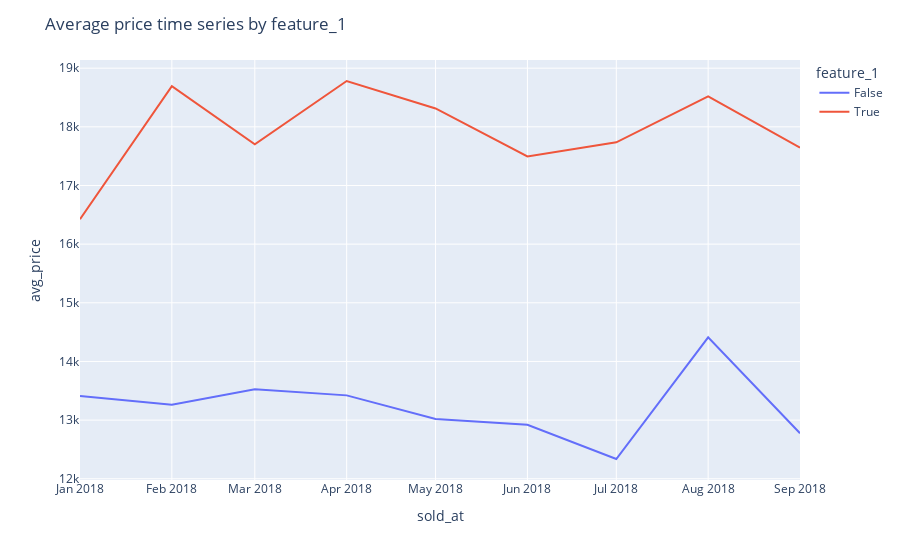
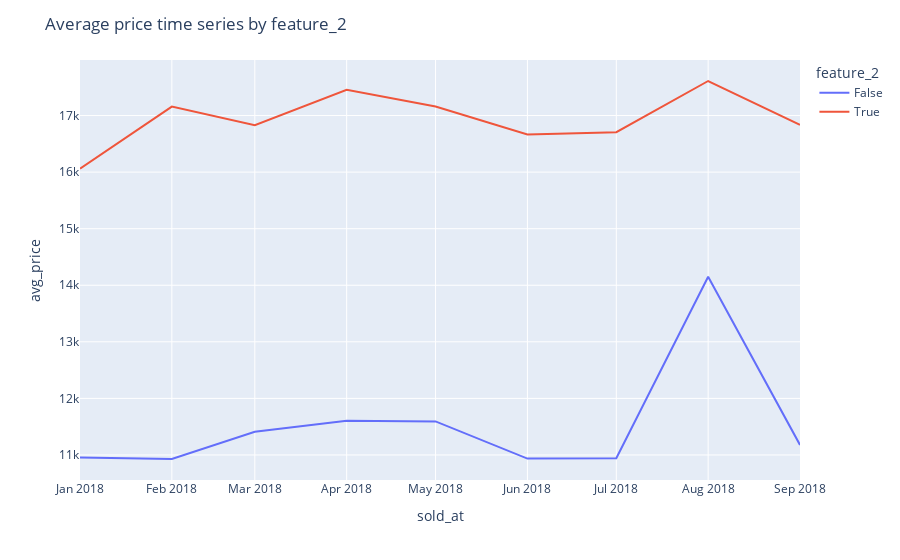
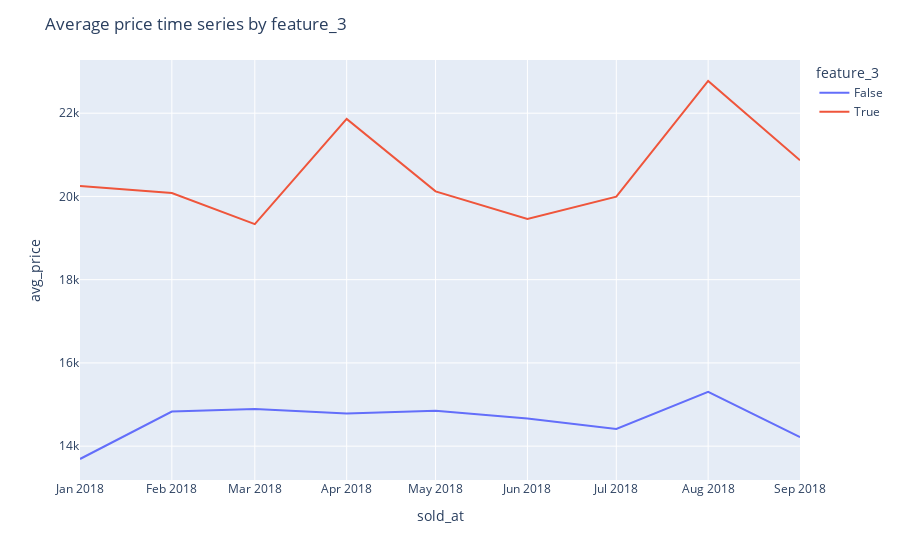
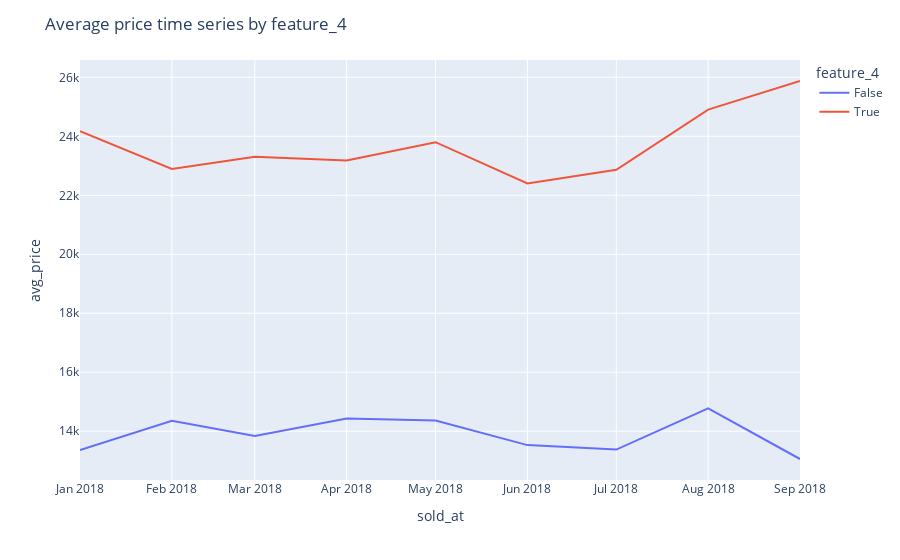

These figures' notebook cell, in order:
### Code cell
plot_avg_target_time_series_by_features(data_q2, car_features)

### Figure 1 — Plotly figure (JSON) as saved in the notebook; plotly's stock layout.template omitted (floating-point values rounded to 4 significant figures)
{"data": [{"hovertemplate": "feature_1=False<br>sold_at=%{x}<br>avg_price=%{y}<extra></extra>", "legendgroup": "False", "line": {"color": "#636efa", "dash": "solid"}, "marker": {"symbol": "circle"}, "mode": "lines", "name": "False", "orientation": "v", "showlegend": true, "type": "scatter", "x": ["2018-01-01", "2018-02-01", "2018-03-01", "2018-04-01", "2018-05-01", "2018-06-01", "2018-07-01", "2018-08-01", "2018-09-01"], "xaxis": "x", "y": [13410.0, 13260.0, 13520.0, 13420.0, 13020.0, 12920.0, 12340.0, 14410.0, 12780.0], "yaxis": "y"}, {"hovertemplate": "feature_1=True<br>sold_at=%{x}<br>avg_price=%{y}<extra></extra>", "legendgroup": "True", "line": {"color": "#EF553B", "dash": "solid"}, "marker": {"symbol": "circle"}, "mode": "lines", "name": "True", "orientation": "v", "showlegend": true, "type": "scatter", "x": ["2018-01-01", "2018-02-01", "2018-03-01", "2018-04-01", "2018-05-01", "2018-06-01", "2018-07-01", "2018-08-01", "2018-09-01"], "xaxis": "x", "y": [16430.0, 18690.0, 17700.0, 18780.0, 18310.0, 17490.0, 17740.0, 18520.0, 17640.0], "yaxis": "y"}], "layout": {"legend": {"title": {"text": "feature_1"}, "tracegroupgap": 0}, "margin": {"t": 60}, "title": {"text": "Average price time series by feature_1"}, "xaxis": {"anchor": "y", "domain": [0, 1], "title": {"text": "sold_at"}}, "yaxis": {"anchor": "x", "domain": [0, 1], "title": {"text": "avg_price"}}}}

### Figure 2 — Plotly figure (JSON) as saved in the notebook; plotly's stock layout.template omitted (floating-point values rounded to 4 significant figures)
{"data": [{"hovertemplate": "feature_2=False<br>sold_at=%{x}<br>avg_price=%{y}<extra></extra>", "legendgroup": "False", "line": {"color": "#636efa", "dash": "solid"}, "marker": {"symbol": "circle"}, "mode": "lines", "name": "False", "orientation": "v", "showlegend": true, "type": "scatter", "x": ["2018-01-01", "2018-02-01", "2018-03-01", "2018-04-01", "2018-05-01", "2018-06-01", "2018-07-01", "2018-08-01", "2018-09-01"], "xaxis": "x", "y": [10950.0, 10930.0, 11410.0, 11610.0, 11590.0, 10940.0, 10940.0, 14150.0, 11180.0], "yaxis": "y"}, {"hovertemplate": "feature_2=True<br>sold_at=%{x}<br>avg_price=%{y}<extra></extra>", "legendgroup": "True", "line": {"color": "#EF553B", "dash": "solid"}, "marker": {"symbol": "circle"}, "mode": "lines", "name": "True", "orientation": "v", "showlegend": true, "type": "scatter", "x": ["2018-01-01", "2018-02-01", "2018-03-01", "2018-04-01", "2018-05-01", "2018-06-01", "2018-07-01", "2018-08-01", "2018-09-01"], "xaxis": "x", "y": [16060.0, 17160.0, 16830.0, 17460.0, 17160.0, 16670.0, 16710.0, 17610.0, 16840.0], "yaxis": "y"}], "layout": {"legend": {"title": {"text": "feature_2"}, "tracegroupgap": 0}, "margin": {"t": 60}, "title": {"text": "Average price time series by feature_2"}, "xaxis": {"anchor": "y", "domain": [0, 1], "title": {"text": "sold_at"}}, "yaxis": {"anchor": "x", "domain": [0, 1], "title": {"text": "avg_price"}}}}

### Figure 3 — Plotly figure (JSON) as saved in the notebook; plotly's stock layout.template omitted (floating-point values rounded to 4 significant figures)
{"data": [{"hovertemplate": "feature_3=False<br>sold_at=%{x}<br>avg_price=%{y}<extra></extra>", "legendgroup": "False", "line": {"color": "#636efa", "dash": "solid"}, "marker": {"symbol": "circle"}, "mode": "lines", "name": "False", "orientation": "v", "showlegend": true, "type": "scatter", "x": ["2018-01-01", "2018-02-01", "2018-03-01", "2018-04-01", "2018-05-01", "2018-06-01", "2018-07-01", "2018-08-01", "2018-09-01"], "xaxis": "x", "y": [13690.0, 14830.0, 14890.0, 14780.0, 14850.0, 14660.0, 14410.0, 15310.0, 14210.0], "yaxis": "y"}, {"hovertemplate": "feature_3=True<br>sold_at=%{x}<br>avg_price=%{y}<extra></extra>", "legendgroup": "True", "line": {"color": "#EF553B", "dash": "solid"}, "marker": {"symbol": "circle"}, "mode": "lines", "name": "True", "orientation": "v", "showlegend": true, "type": "scatter", "x": ["2018-01-01", "2018-02-01", "2018-03-01", "2018-04-01", "2018-05-01", "2018-06-01", "2018-07-01", "2018-08-01", "2018-09-01"], "xaxis": "x", "y": [20250.0, 20080.0, 19330.0, 21860.0, 20120.0, 19460.0, 20000.0, 22770.0, 20870.0], "yaxis": "y"}], "layout": {"legend": {"title": {"text": "feature_3"}, "tracegroupgap": 0}, "margin": {"t": 60}, "title": {"text": "Average price time series by feature_3"}, "xaxis": {"anchor": "y", "domain": [0, 1], "title": {"text": "sold_at"}}, "yaxis": {"anchor": "x", "domain": [0, 1], "title": {"text": "avg_price"}}}}

### Figure 4 — Plotly figure (JSON) as saved in the notebook; plotly's stock layout.template omitted (floating-point values rounded to 4 significant figures)
{"data": [{"hovertemplate": "feature_4=False<br>sold_at=%{x}<br>avg_price=%{y}<extra></extra>", "legendgroup": "False", "line": {"color": "#636efa", "dash": "solid"}, "marker": {"symbol": "circle"}, "mode": "lines", "name": "False", "orientation": "v", "showlegend": true, "type": "scatter", "x": ["2018-01-01", "2018-02-01", "2018-03-01", "2018-04-01", "2018-05-01", "2018-06-01", "2018-07-01", "2018-08-01", "2018-09-01"], "xaxis": "x", "y": [13360.0, 14360.0, 13840.0, 14430.0, 14360.0, 13530.0, 13380.0, 14770.0, 13060.0], "yaxis": "y"}, {"hovertemplate": "feature_4=True<br>sold_at=%{x}<br>avg_price=%{y}<extra></extra>", "legendgroup": "True", "line": {"color": "#EF553B", "dash": "solid"}, "marker": {"symbol": "circle"}, "mode": "lines", "name": "True", "orientation": "v", "showlegend": true, "type": "scatter", "x": ["2018-01-01", "2018-02-01", "2018-03-01", "2018-04-01", "2018-05-01", "2018-06-01", "2018-07-01", "2018-08-01", "2018-09-01"], "xaxis": "x", "y": [24180.0, 22900.0, 23310.0, 23180.0, 23800.0, 22400.0, 22870.0, 24910.0, 25880.0], "yaxis": "y"}], "layout": {"legend": {"title": {"text": "feature_4"}, "tracegroupgap": 0}, "margin": {"t": 60}, "title": {"text": "Average price time series by feature_4"}, "xaxis": {"anchor": "y", "domain": [0, 1], "title": {"text": "sold_at"}}, "yaxis": {"anchor": "x", "domain": [0, 1], "title": {"text": "avg_price"}}}}
